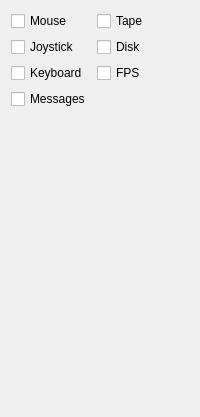
           <widget class="QWidget" name="tab_6">
            <attribute name="icon">
             <iconset resource="../xpeccy.qrc">
              <normaloff>:/images/lamp.png</normaloff>:/images/lamp.png</iconset>
            </attribute>
            <attribute name="title">
             <string>Leds</string>
            </attribute>
            <layout class="QVBoxLayout" name="verticalLayout_16">
             <item>
              <layout class="QGridLayout" name="gridLayout_23">
               <item row="0" column="0">
                <widget class="QCheckBox" name="cbMouseLed">
                 <property name="text">
                  <string>Mouse</string>
                 </property>
                </widget>
               </item>
               <item row="1" column="0">
                <widget class="QCheckBox" name="cbJoyLed">
                 <property name="text">
                  <string>Joystick</string>
                 </property>
                </widget>
               </item>
               <item row="2" column="0">
                <widget class="QCheckBox" name="cbKeysLed">
                 <property name="text">
                  <string>Keyboard</string>
                 </property>
                </widget>
               </item>
               <item row="0" column="1">
                <widget class="QCheckBox" name="cbTapeLed">
                 <property name="text">
                  <string>Tape</string>
                 </property>
                </widget>
               </item>
               <item row="0" column="2">
                <spacer name="horizontalSpacer_4">
                 <property name="orientation">
                  <enum>Qt::Horizontal</enum>
                 </property>
                 <property name="sizeHint" stdset="0">
                  <size>
                   <width>40</width>
                   <height>20</height>
                  </size>
                 </property>
                </spacer>
               </item>
               <item row="1" column="1">
                <widget class="QCheckBox" name="cbDiskLed">
                 <property name="text">
                  <string>Disk</string>
                 </property>
                </widget>
               </item>
               <item row="3" column="0">
                <widget class="QCheckBox" name="cbMessage">
                 <property name="text">
                  <string>Messages</string>
                 </property>
                </widget>
               </item>
               <item row="2" column="1">
                <widget class="QCheckBox" name="cbFpsLed">
                 <property name="text">
                  <string>FPS</string>
                 </property>
                </widget>
               </item>
              </layout>
             </item>
             <item>
              <spacer name="verticalSpacer_14">
               <property name="orientation">
                <enum>Qt::Vertical</enum>
               </property>
               <property name="sizeHint" stdset="0">
                <size>
                 <width>20</width>
                 <height>297</height>
                </size>
               </property>
              </spacer>
             </item>
            </layout>
           </widget>
